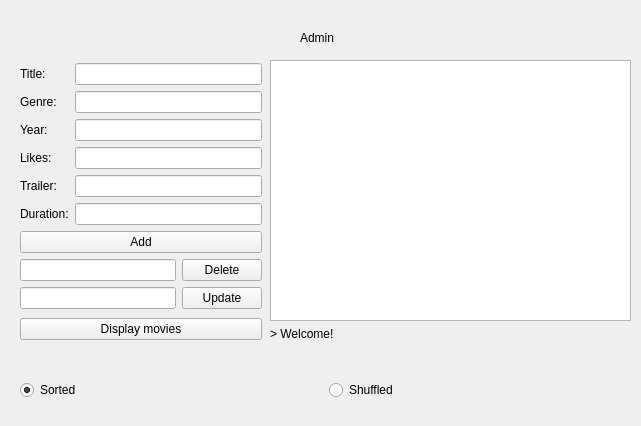
<?xml version="1.0" encoding="UTF-8"?>
<ui version="4.0">
 <class>admin</class>
 <widget class="QWidget" name="admin">
  <property name="geometry">
   <rect>
    <x>0</x>
    <y>0</y>
    <width>641</width>
    <height>426</height>
   </rect>
  </property>
  <property name="windowTitle">
   <string>Form</string>
  </property>
  <widget class="QLabel" name="label">
   <property name="geometry">
    <rect>
     <x>300</x>
     <y>30</y>
     <width>41</width>
     <height>16</height>
    </rect>
   </property>
   <property name="text">
    <string>Admin</string>
   </property>
  </widget>
  <widget class="QWidget" name="layoutWidget">
   <property name="geometry">
    <rect>
     <x>20</x>
     <y>60</y>
     <width>242</width>
     <height>284</height>
    </rect>
   </property>
   <layout class="QVBoxLayout" name="verticalLayout_7">
    <item>
     <layout class="QVBoxLayout" name="verticalLayout_6">
      <item>
       <layout class="QVBoxLayout" name="verticalLayout_3">
        <item>
         <layout class="QHBoxLayout" name="horizontalLayout">
          <item>
           <layout class="QVBoxLayout" name="verticalLayout_2">
            <item>
             <widget class="QLabel" name="label_2">
              <property name="text">
               <string>Title:</string>
              </property>
             </widget>
            </item>
            <item>
             <widget class="QLabel" name="label_3">
              <property name="text">
               <string>Genre:</string>
              </property>
             </widget>
            </item>
            <item>
             <widget class="QLabel" name="label_6">
              <property name="text">
               <string>Year:</string>
              </property>
             </widget>
            </item>
            <item>
             <widget class="QLabel" name="label_4">
              <property name="text">
               <string>Likes:</string>
              </property>
             </widget>
            </item>
            <item>
             <widget class="QLabel" name="label_5">
              <property name="text">
               <string>Trailer:</string>
              </property>
             </widget>
            </item>
            <item>
             <widget class="QLabel" name="label_7">
              <property name="text">
               <string>Duration:</string>
              </property>
             </widget>
            </item>
           </layout>
          </item>
          <item>
           <layout class="QVBoxLayout" name="verticalLayout">
            <item>
             <widget class="QLineEdit" name="admin_title"/>
            </item>
            <item>
             <widget class="QLineEdit" name="admin_genre"/>
            </item>
            <item>
             <widget class="QLineEdit" name="admin_year"/>
            </item>
            <item>
             <widget class="QLineEdit" name="admin_likes"/>
            </item>
            <item>
             <widget class="QLineEdit" name="admin_trailer"/>
            </item>
            <item>
             <widget class="QLineEdit" name="admin_duration"/>
            </item>
           </layout>
          </item>
         </layout>
        </item>
        <item>
         <widget class="QPushButton" name="admin_add">
          <property name="text">
           <string>Add</string>
          </property>
         </widget>
        </item>
       </layout>
      </item>
      <item>
       <layout class="QHBoxLayout" name="horizontalLayout_2">
        <item>
         <layout class="QVBoxLayout" name="verticalLayout_5">
          <item>
           <widget class="QLineEdit" name="admin_delete_label"/>
          </item>
          <item>
           <widget class="QLineEdit" name="admin_update_label"/>
          </item>
         </layout>
        </item>
        <item>
         <layout class="QVBoxLayout" name="verticalLayout_4">
          <item>
           <widget class="QPushButton" name="admin_delete">
            <property name="text">
             <string>Delete</string>
            </property>
           </widget>
          </item>
          <item>
           <widget class="QPushButton" name="admin_update">
            <property name="text">
             <string>Update</string>
            </property>
           </widget>
          </item>
         </layout>
        </item>
       </layout>
      </item>
     </layout>
    </item>
    <item>
     <widget class="QPushButton" name="admin_display">
      <property name="text">
       <string>Display movies</string>
      </property>
     </widget>
    </item>
   </layout>
  </widget>
  <widget class="QWidget" name="layoutWidget">
   <property name="geometry">
    <rect>
     <x>270</x>
     <y>60</y>
     <width>361</width>
     <height>281</height>
    </rect>
   </property>
   <layout class="QVBoxLayout" name="verticalLayout_8">
    <item>
     <widget class="QTextEdit" name="textEdit"/>
    </item>
    <item>
     <widget class="QLabel" name="admin_message_label">
      <property name="text">
       <string>&gt; Welcome!</string>
      </property>
     </widget>
    </item>
   </layout>
  </widget>
  <widget class="QWidget" name="layoutWidget">
   <property name="geometry">
    <rect>
     <x>20</x>
     <y>380</y>
     <width>611</width>
     <height>20</height>
    </rect>
   </property>
   <layout class="QHBoxLayout" name="horizontalLayout_3">
    <item>
     <widget class="QRadioButton" name="radioButton1">
      <property name="text">
       <string>Sorted</string>
      </property>
      <property name="checked">
       <bool>true</bool>
      </property>
     </widget>
    </item>
    <item>
     <widget class="QRadioButton" name="radioButton">
      <property name="text">
       <string>Shuffled</string>
      </property>
     </widget>
    </item>
   </layout>
  </widget>
 </widget>
 <resources/>
 <connections/>
</ui>
